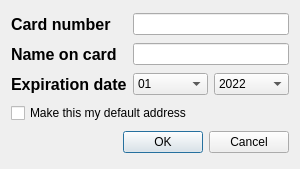
<?xml version="1.0" encoding="UTF-8"?>
<ui version="4.0">
 <class>Billing</class>
 <widget class="QDialog" name="Billing">
  <property name="geometry">
   <rect>
    <x>0</x>
    <y>0</y>
    <width>300</width>
    <height>169</height>
   </rect>
  </property>
  <property name="windowTitle">
   <string>Dialog</string>
  </property>
  <layout class="QGridLayout" name="gridLayout">
   <item row="0" column="0">
    <widget class="QLabel" name="cardLabel">
     <property name="font">
      <font>
       <pointsize>12</pointsize>
       <bold>true</bold>
      </font>
     </property>
     <property name="text">
      <string>Card number</string>
     </property>
    </widget>
   </item>
   <item row="0" column="1" colspan="2">
    <widget class="QLineEdit" name="cardLine"/>
   </item>
   <item row="1" column="0">
    <widget class="QLabel" name="nameLabel">
     <property name="font">
      <font>
       <pointsize>12</pointsize>
       <bold>true</bold>
      </font>
     </property>
     <property name="text">
      <string>Name on card</string>
     </property>
    </widget>
   </item>
   <item row="1" column="1" colspan="2">
    <widget class="QLineEdit" name="nameLine"/>
   </item>
   <item row="2" column="0">
    <widget class="QLabel" name="expirationLabel">
     <property name="font">
      <font>
       <pointsize>12</pointsize>
       <bold>true</bold>
      </font>
     </property>
     <property name="text">
      <string>Expiration date</string>
     </property>
    </widget>
   </item>

   <item row="2" column="1">
    <widget class="QComboBox" name="monthBox">
     <item>
      <property name="text">
       <string comment="January" extracomment="January">01</string>
      </property>
     </item>
     <item>
      <property name="text">
       <string comment="Febuary" extracomment="Febuary">02</string>
      </property>
     </item>
     <item>
      <property name="text">
       <string comment="March" extracomment="March">03</string>
      </property>
     </item>
     <item>
      <property name="text">
       <string comment="April" extracomment="April">04</string>
      </property>
     </item>
     <item>
      <property name="text">
       <string comment="May" extracomment="May">05</string>
      </property>
     </item>
     <item>
      <property name="text">
       <string comment="June" extracomment="June">06</string>
      </property>
     </item>
     <item>
      <property name="text">
       <string comment="July" extracomment="July">07</string>
      </property>
     </item>
     <item>
      <property name="text">
       <string comment="August" extracomment="August">08</string>
      </property>
     </item>
     <item>
      <property name="text">
       <string comment="September" extracomment="September">09</string>
      </property>
     </item>
     <item>
      <property name="text">
       <string comment="October" extracomment="October">10</string>
      </property>
     </item>
     <item>
      <property name="text">
       <string comment="November" extracomment="November">11</string>
      </property>
     </item>
     <item>
      <property name="text">
       <string comment="December" extracomment="December">12</string>
      </property>
     </item>
    </widget>
   </item>
   <item row="2" column="2">
    <widget class="QComboBox" name="yearBox">
     <item>
      <property name="text">
       <string>2022</string>
      </property>
     </item>
     <item>
      <property name="text">
       <string>2023</string>
      </property>
     </item>
     <item>
      <property name="text">
       <string>2024</string>
      </property>
     </item>
     <item>
      <property name="text">
       <string>2025</string>
      </property>
     </item>
     <item>
      <property name="text">
       <string>2026</string>
      </property>
     </item>
     <item>
      <property name="text">
       <string>2027</string>
      </property>
     </item>
     <item>
      <property name="text">
       <string>2028</string>
      </property>
     </item>
     <item>
      <property name="text">
       <string>2029</string>
      </property>
     </item>
     <item>
      <property name="text">
       <string>2030</string>
      </property>
     </item>
     <item>
      <property name="text">
       <string>2031</string>
      </property>
     </item>
     <item>
      <property name="text">
       <string>2032</string>
      </property>
     </item>
     <item>
      <property name="text">
       <string>2033</string>
      </property>
     </item>
     <item>
      <property name="text">
       <string>2034</string>
      </property>
     </item>
     <item>
      <property name="text">
       <string>2035</string>
      </property>
     </item>
     <item>
      <property name="text">
       <string>2036</string>
      </property>
     </item>
     <item>
      <property name="text">
       <string>2037</string>
      </property>
     </item>
     <item>
      <property name="text">
       <string>2038</string>
      </property>
     </item>
     <item>
      <property name="text">
       <string>2039</string>
      </property>
     </item>
     <item>
      <property name="text">
       <string>2040</string>
      </property>
     </item>
     <item>
      <property name="text">
       <string>2041</string>
      </property>
     </item>
     <item>
      <property name="text">
       <string>2042</string>
      </property>
     </item>
    </widget>
   </item>
    <item row="3" column="0" colspan="3">
    <widget class="QCheckBox" name="defaultCardBox">
     <property name="text">
      <string>Make this my default address</string>
     </property>
    </widget>
   </item>
   <item row="4" column="0" colspan="3">
    <widget class="QDialogButtonBox" name="buttonBox">
     <property name="orientation">
      <enum>Qt::Horizontal</enum>
     </property>
     <property name="standardButtons">
      <set>QDialogButtonBox::Cancel|QDialogButtonBox::Ok</set>
     </property>
    </widget>
   </item>
  </layout>
 </widget>
 <tabstops>
  <tabstop>cardLine</tabstop>
  <tabstop>nameLine</tabstop>
  <tabstop>monthBox</tabstop>
  <tabstop>yearBox</tabstop>
 </tabstops>
 <resources/>
 <connections>
  <connection>
   <sender>buttonBox</sender>
   <signal>accepted()</signal>
   <receiver>Billing</receiver>
   <slot>accept()</slot>
   <hints>
    <hint type="sourcelabel">
     <x>248</x>
     <y>254</y>
    </hint>
    <hint type="destinationlabel">
     <x>157</x>
     <y>274</y>
    </hint>
   </hints>
  </connection>
  <connection>
   <sender>buttonBox</sender>
   <signal>rejected()</signal>
   <receiver>Billing</receiver>
   <slot>reject()</slot>
   <hints>
    <hint type="sourcelabel">
     <x>316</x>
     <y>260</y>
    </hint>
    <hint type="destinationlabel">
     <x>286</x>
     <y>274</y>
    </hint>
   </hints>
  </connection>
 </connections>
</ui>
